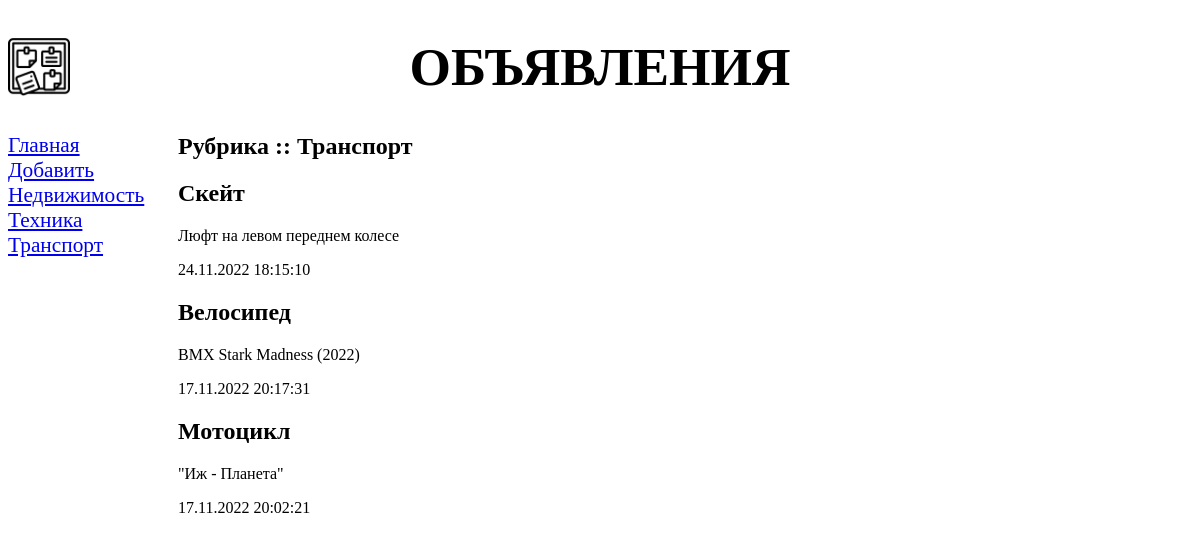
The page /bboard/2/ on the database its author committed.
### bboard/models.py (models this page shows, shortened)
class Rubric(models.Model):
    name = models.CharField(max_length=20, db_index=True, verbose_name='Название')
    class Meta:
        verbose_name_plural = 'Рубрики'
        verbose_name = 'Рубрика'
        ordering = ['name']

class Bb(models.Model):
    KINDS = (
        (None, 'Выберите тип публикуемого объявления'),
        ('b', 'Куплю'),
        ('s', 'Продам'),
        ('c', 'Обменяю'),
    )
    kind = models.CharField(max_length=1, choices=KINDS, blank=True, verbose_name='Тип')
    title = models.CharField(max_length=50, verbose_name='Товар')
    content = models.TextField(null=True, blank=True, verbose_name='Описание')
    price = models.FloatField(null=True, blank=True, verbose_name='Цена')
    published = models.DateTimeField(auto_now_add=True, db_index=True, verbose_name='Опубликовано')
    rubric = models.ForeignKey('Rubric', null=True, on_delete=models.PROTECT, verbose_name='Рубрика')
    class Meta:
        verbose_name_plural = 'Объявления'
        verbose_name = 'Объявление'
        ordering = ['-published']

### bboard/views.py (the view)
# urls.py: path('<int:rubric_id>/', by_rubric, name='by_rubric'),
def by_rubric(request, rubric_id):
    bbs = Bb.objects.filter(rubric=rubric_id)
    rubrics = Rubric.objects.all()
    current_rubric = Rubric.objects.get(pk=rubric_id)
    context = {'bbs': bbs, 'rubrics': rubrics, 'current_rubric': current_rubric}
    return render(request, 'bboard/by_rubric.html', context)

### bboard/templates/bboard/by_rubric.html (shortened to what this page needs)
{% extends "layout/basic.html" %}
{% block content %}
<h2>Рубрика :: {{ current_rubric.name }}</h2>
{% for bb in bbs %}
<div>
    <h2>{{ bb.title }}</h2>
    <p>{{ bb.content }}</p>
    <p>{{ bb.published|date:"d.m.Y H:i:s" }}</p>
</div>
{% endfor %}
{% endblock %}

### bboard/templates/layout/basic.html (shortened to what this page needs)
{% load static %}
<!DOCTYPE html>
<html lang="en">
<head>
    <link rel="stylesheet" type="text/css" href="{% static 'bboard/style.css' %}">
</head>
<body>
<header>
    <h1>Объявления</h1>
</header>
<nav>
    <a href="{% url 'index' %}">Главная</a>
    <a href="{% url 'add' %}">Добавить</a>
    {% for rubric in rubrics %}
    <a href="{% url 'by_rubric' rubric.pk %}">{{ rubric.name }}</a>
    {% endfor %}
</nav>
<section>
    {% block content %}
    {% endblock %}
</section>
</body>
</html>

### bboard/static/bboard/style.css (style rules this page uses)
header h1 { font-size: 40pt; text-transform: uppercase; text-align: center; background: url('bg.jpg') left / auto 100% no-repeat; }
nav { font-size: 16pt; width: 150px; float: left; }
nav a { display: block; margin: 10 px 0 px; }
section { margin-left: 170px; }

### rows shown on the page
Rubric: name "Недвижимость"
Rubric: name "Техника"
Rubric: name "Транспорт"
Bb: title "Скейт", content "Люфт на левом переднем колесе", published "24.11.2022 18:15:10"
Bb: title "Велосипед", content "BMX Stark Madness (2022)", published "17.11.2022 20:17:31"
Bb: title "Мотоцикл", content "\"Иж - Планета\"", published "17.11.2022 20:02:21"
